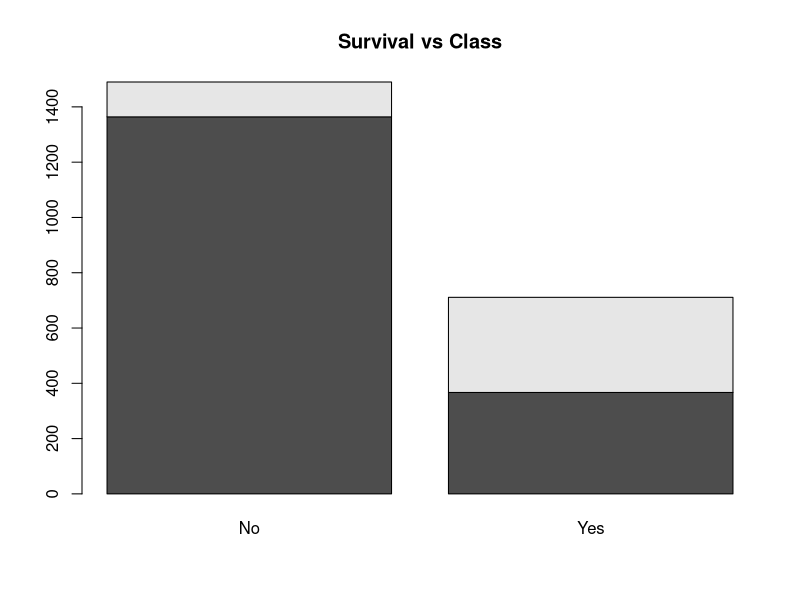

Recreate this plot in R. (Note: this script raises an error after producing the figure.)
data(Titanic)

barplot(margin.table(Titanic, c(2,4)),
        main="Survival vs Class")

hist(as.numeric(dimnames(Titanic)$Age),
     main="Age Distribution")
